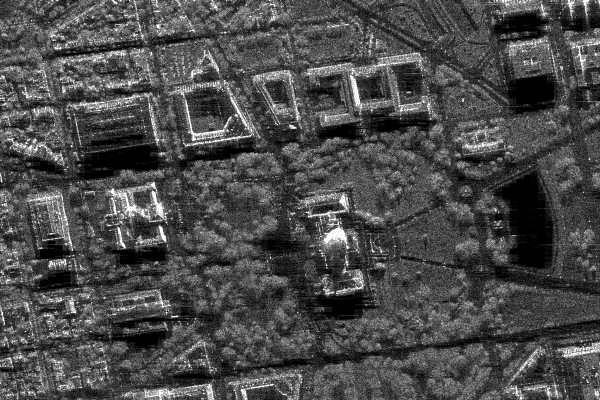
#> input picture 5_file_processing/input_data/sar_1_gray.jpg, 600 x 400 px
$ jupyter execute Untitled.ipynb   (shell and % lines are left out)
#> lines starting #> are read from the running program, lines starting #| are printed output that depends on the picture
[cell 1]
import os
import struct
import numpy as np
import matplotlib.pyplot as plt
from PIL import Image


OUT_DIR = "lab_out"
os.makedirs(OUT_DIR, exist_ok=True)

img = Image.open("sar_1_gray.jpg").convert("L")
#> img is the input picture: PIL image 600x400 L; min 0, max 255, mean 74.9
I = np.array(img, dtype=np.uint8)

H, W = I.shape
#> H = 400; W = 600
print("Размер изображения:", H, W)
#| Размер изображения: 400 600

I.tofile(os.path.join(OUT_DIR, "sar_1_gray.raw"))
np.savetxt(os.path.join(OUT_DIR, "sar_1_gray.txt"), I, fmt="%d")

[cell 2]
def haar_1d(x):
    a = x[..., 0::2].astype(np.int32)
    b = x[..., 1::2].astype(np.int32)
    return (a + b) // 2, a - b

def haar_2d(img):
    a, d = haar_1d(img)
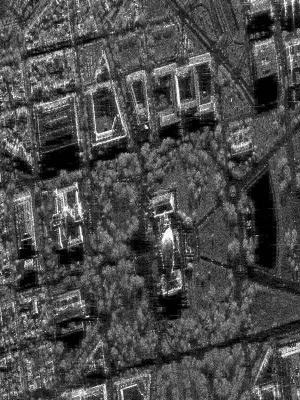
#> a: shape (400, 300) int32; min 0, max 255, mean 74.7
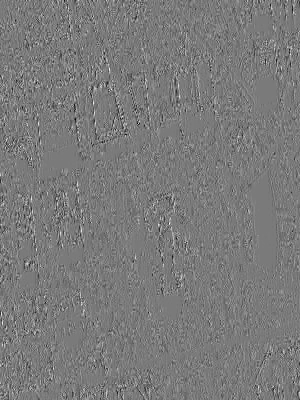
#> d: shape (400, 300) int32; min -205, max 221, mean -0.1; drawn with min black and max white
    LL, LH = haar_1d(a.T)
    HL, HH = haar_1d(d.T)
    return LL.T, LH.T, HL.T, HH.T

LL, LH, HL, HH = haar_2d(I)
#> LL: shape (200, 300) int32
#> LH: shape (200, 300) int32
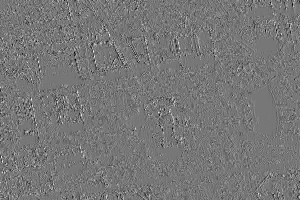
#> HL: shape (200, 300) int32; min -172, max 195, mean -0.3; drawn with min black and max white
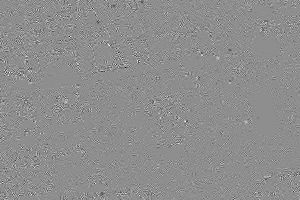
#> HH: shape (200, 300) int32; min -268, max 213, mean 0; drawn with min black and max white

[cell 3]
def haar_1d(x):
    a = x[..., 0::2].astype(np.int32)
    b = x[..., 1::2].astype(np.int32)
    return (a + b) // 2, a - b

def haar_2d(img):
    a, d = haar_1d(img)
    LL, LH = haar_1d(a.T)
    HL, HH = haar_1d(d.T)
    return LL.T, LH.T, HL.T, HH.T

LL, LH, HL, HH = haar_2d(I)

[cell 4]
def quantize(x, q=4):
#> called with q = 4
    m = np.max(np.abs(x))
#> m = 181
    if m == 0:
        return np.zeros_like(x, dtype=np.int8), 1.0
    step = m / q
#> step = 45.25
    qx = np.floor(np.abs(x) / step)
    qx = np.clip(qx, 0, q - 1)
    return (qx * np.sign(x)).astype(np.int8), step

qLH, stepLH = quantize(LH, 4)
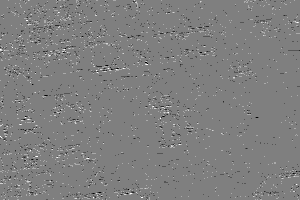
#> qLH: shape (200, 300) int8; min -3, max 3, mean -0.00118; drawn with min black and max white
#> stepLH = 45.25
qHL, stepHL = quantize(HL, 4)
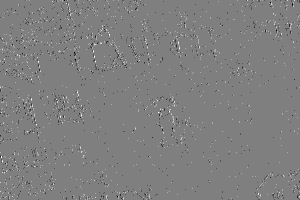
#> qHL: shape (200, 300) int8; min -3, max 3, mean -0.00133; drawn with min black and max white
#> stepHL = 48.75
qHH, stepHH = quantize(HH, 4)
#> call 3 of quantize, with q = 4
#> in quantize (call 3), `m = np.max(np.abs(x))`: m = 268
#> in quantize (call 3), `step = m / q`: step = 67
#> in quantize (call 3), `qx = np.floor(np.abs(x) / step)`:
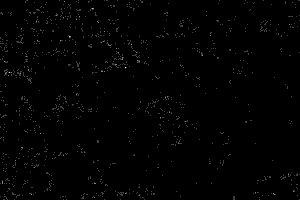
#> qx: shape (200, 300) float64; min 0, max 4, mean 0.0297; drawn with min black and max white
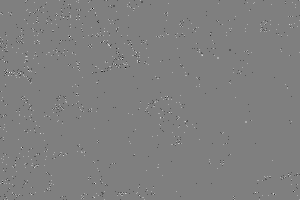
#> qHH: shape (200, 300) int8; min -3, max 3, mean 0.000283; drawn with min black and max white
#> stepHH = 67

[cell 5]
def rle(arr):
    arr = arr.ravel()
    res = []
    val = int(arr[0])
#> val = 0
    cnt = 1
    for x in arr[1:]:
        x = int(x)
        if x == val:
            cnt += 1
        else:
            res.append((val, cnt))
            val = x
            cnt = 1
#> this loop made 59999 passes
#> (x, val, cnt) on passes 8, 9, 20, 21, 23, 24, 28, 29, 30, 56, 57, 58: (1, 1, 1), (0, 0, 1), (1, 1, 1), (0, 0, 1), (-1, -1, 1), (0, 0, 1), (2, 2, 1), (1, 1, 1), (0, 0, 1), (1, 1, 1), (-2, -2, 1), (0, 0, 1)
#> (x, cnt) on passes 1 to 6: (0, 2), (0, 3), (0, 4), (0, 5), (0, 6), (0, 7)
#> after the loop, res = 7011 pairs, first value -3 to 3, second value 1 to 221
    res.append((val, cnt))
    return res

rle_LH = rle(qLH)
#> rle_LH = 7012 pairs, first value -3 to 3, second value 1 to 221
rle_HL = rle(qHL)
#> the loop in rle (call 2), `for x in arr[1:]:` made 59999 passes
#> (x, cnt) on passes 1 to 12: (0, 2), (0, 3), (0, 4), (0, 5), (0, 6), (0, 7), (0, 8), (0, 9), (0, 10), (0, 11), (0, 12), (0, 13)
#> rle_HL = 5955 pairs, first value -3 to 3, second value 1 to 262
rle_HH = rle(qHH)
#> rle_HH = 2951 pairs, first value -3 to 3, second value 1 to 546

[cell 6]
with open(os.path.join(OUT_DIR, "haar_rle.bin"), "wb") as f:
    f.write(b"HAR1")
    f.write(struct.pack("<II", H, W))

    # LL
    LL16 = LL.astype(np.int16)
    f.write(struct.pack("<II", *LL16.shape))
    f.write(LL16.tobytes())

    # LH, HL, HH (RLE)
    for runs in (rle_LH, rle_HL, rle_HH):
        f.write(struct.pack("<I", len(runs)))
        for v, c in runs:
            f.write(struct.pack("<bI", v, c))
#> this loop made 3 passes

[cell 7]
def show_gray(ax, im, title):
    ax.imshow(im, cmap="gray")
    ax.set_title(title)
    ax.axis("off")

def show_zero_centered(ax, im, title):
    # чтобы детали были видны: сдвигаем к середине и нормируем
#> called with title = 'LH (гориз. детали)'
    im = im.astype(np.float32)
    m = np.max(np.abs(im)) if np.max(np.abs(im)) != 0 else 1.0
#> m = 181
    vis = (im / m + 1) / 2  # [-1..1] -> [0..1]
    ax.imshow(vis, cmap="gray")
    ax.set_title(title)
    ax.axis("off")

plt.figure(figsize=(14, 8))
ax = plt.subplot(2, 3, 1)
show_gray(ax, I, "Исходное изображение (Gray)")

ax = plt.subplot(2, 3, 2)
show_gray(ax, LL, "LL (низкие частоты)")

ax = plt.subplot(2, 3, 3)
show_zero_centered(ax, LH, "LH (гориз. детали)")

ax = plt.subplot(2, 3, 4)
show_zero_centered(ax, HL, "HL (верт. детали)")

ax = plt.subplot(2, 3, 5)
show_zero_centered(ax, HH, "HH (диаг. детали/шум)")

plt.tight_layout()
plt.show()

plt.figure(figsize=(14, 4))
ax = plt.subplot(1, 3, 1)
show_zero_centered(ax, qLH, "qLH (4 кванта)")

ax = plt.subplot(1, 3, 2)
show_zero_centered(ax, qHL, "qHL (4 кванта)")

ax = plt.subplot(1, 3, 3)
show_zero_centered(ax, qHH, "qHH (4 кванта)")
plt.tight_layout()
plt.show()

print("Готово: изображения выведены, файлы сохранены в", OUT_DIR)

[cell 8]
def ihaar_1d_float(approx, detail):
    approx = approx.astype(np.float32)
    detail = detail.astype(np.float32)
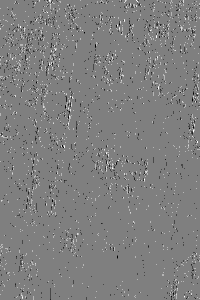
#> detail: shape (300, 200) float32; min -158.4, max 158.4, mean -0.1; drawn with min black and max white
    a = approx + detail / 2.0
    b = approx - detail / 2.0
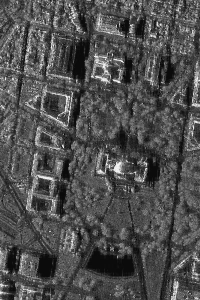
#> b: shape (300, 200) float32; min -10.94, max 262.9, mean 74.5; drawn with min black and max white
    out = np.empty((approx.shape[0], approx.shape[1] * 2), dtype=np.float32)
    out[:, 0::2] = a
    out[:, 1::2] = b
    return out

def ihaar_2d_float(LL, LH, HL, HH):
    A = ihaar_1d_float(LL.T, LH.T).T
    D = ihaar_1d_float(HL.T, HH.T).T
    X = ihaar_1d_float(A, D)
    return X

def dequantize_signed_mag(q, step):
    q = q.astype(np.float32)
    # центр квантового интервала: (|q| + 0.5) * step
    return np.sign(q) * (np.abs(q) + 0.5) * step

dLH = dequantize_signed_mag(qLH, stepLH)
dHL = dequantize_signed_mag(qHL, stepHL)
dHH = dequantize_signed_mag(qHH, stepHH)

I_rec = ihaar_2d_float(LL, dLH, dHL, dHH)
I_rec = np.clip(np.rint(I_rec), 0, 255).astype(np.uint8)

def mse(a, b):
    a = a.astype(np.float32)
    b = b.astype(np.float32)
    return np.mean((a - b) ** 2)

def psnr(a, b, maxv=255.0):
    m = mse(a, b)
    if m == 0:
        return float("inf")
    return 10 * np.log10((maxv ** 2) / m)

m = mse(I, I_rec)
#> m = 192.3
p = psnr(I, I_rec)
#> p = 25.29

diff = np.abs(I.astype(np.int16) - I_rec.astype(np.int16)).astype(np.uint8)

plt.figure(figsize=(15, 5))
ax = plt.subplot(1, 3, 1)
ax.imshow(I, cmap="gray"); ax.set_title("Исходное"); ax.axis("off")

ax = plt.subplot(1, 3, 2)
ax.imshow(I_rec, cmap="gray"); ax.set_title("Восстановленное (после квантования)"); ax.axis("off")

ax = plt.subplot(1, 3, 3)
ax.imshow(diff, cmap="gray"); ax.set_title("Абсолютная разница |I - I_rec|"); ax.axis("off")

plt.tight_layout()
plt.show()

print(f"MSE = {m:.4f}")
#| MSE = 192.3384
print(f"PSNR = {p:.2f} dB")
#| PSNR = 25.29 dB
